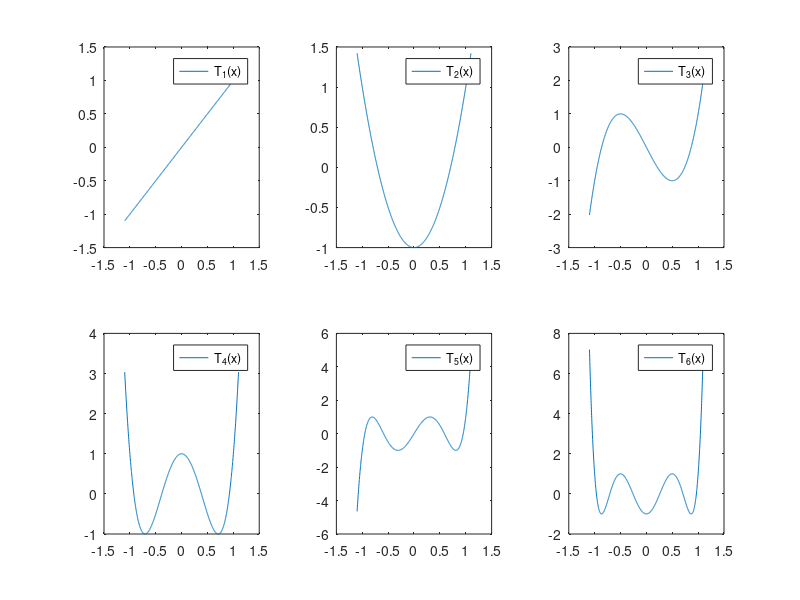

Write MATLAB code to recreate this figure.

x = linspace(-1.1,1.1,1000);
n = 6;
y = zeros(n,1000);
for k = 1:n
   y(k,:) =  cos(k * acos(x));
end

subplot(2,3,1);
plot(x,y(1,:));
legend('T_1(x)');

subplot(2,3,2);
plot(x,y(2,:));
legend('T_2(x)');

subplot(2,3,3);
plot(x,y(3,:));
legend('T_3(x)');

subplot(2,3,4);
plot(x,y(4,:));
legend('T_4(x)');

subplot(2,3,5);
plot(x,y(5,:));
legend('T_5(x)');

subplot(2,3,6);
plot(x,y(6,:));
legend('T_6(x)');